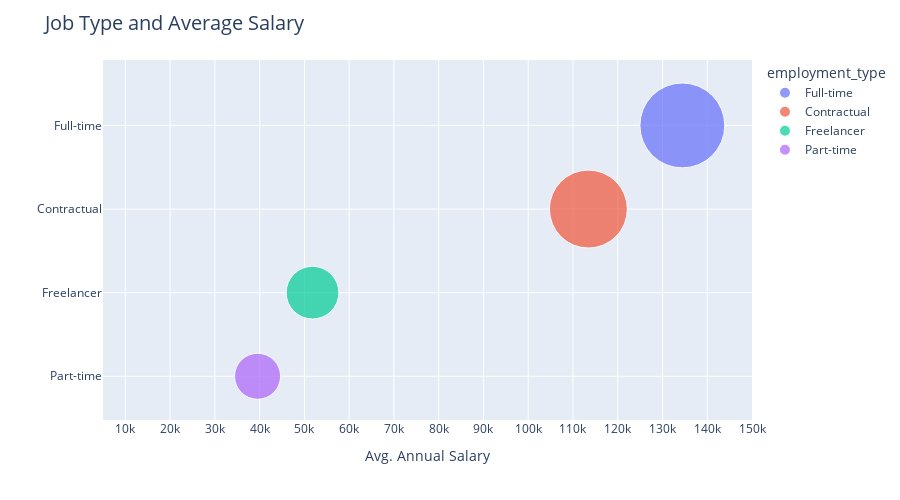

The cell this chart's notebook holds for it:
### Code cell
fig = px.scatter(job_type, x="salary_in_usd", y=None,
                 size="salary_in_usd", color=job_type.index,
                 size_max=60)

fig.update_layout(yaxis=dict(title=''), xaxis=dict(title='\nAvg. Annual Salary'), title={'text':'Job Type and Average Salary', 'font':{'size':20}})
fig.update_xaxes(range=[5000, 150000], dtick=10000)
fig.update_layout(width=900, height=500)

fig.show()

### Figure 1 — Plotly figure (JSON) as saved in the notebook; plotly's stock layout.template omitted (floating-point values rounded to 4 significant figures)
{"data": [{"hovertemplate": "employment_type=%{y}<br>salary_in_usd=%{marker.size}<extra></extra>", "legendgroup": "Full-time", "marker": {"color": "#636efa", "size": [134435], "sizemode": "area", "sizeref": 37.34, "symbol": "circle"}, "mode": "markers", "name": "Full-time", "orientation": "h", "showlegend": true, "type": "scatter", "x": [134435], "xaxis": "x", "y": ["Full-time"], "yaxis": "y"}, {"hovertemplate": "employment_type=%{y}<br>salary_in_usd=%{marker.size}<extra></extra>", "legendgroup": "Contractual", "marker": {"color": "#EF553B", "size": [113447], "sizemode": "area", "sizeref": 37.34, "symbol": "circle"}, "mode": "markers", "name": "Contractual", "orientation": "h", "showlegend": true, "type": "scatter", "x": [113447], "xaxis": "x", "y": ["Contractual"], "yaxis": "y"}, {"hovertemplate": "employment_type=%{y}<br>salary_in_usd=%{marker.size}<extra></extra>", "legendgroup": "Freelancer", "marker": {"color": "#00cc96", "size": [51808], "sizemode": "area", "sizeref": 37.34, "symbol": "circle"}, "mode": "markers", "name": "Freelancer", "orientation": "h", "showlegend": true, "type": "scatter", "x": [51808], "xaxis": "x", "y": ["Freelancer"], "yaxis": "y"}, {"hovertemplate": "employment_type=%{y}<br>salary_in_usd=%{marker.size}<extra></extra>", "legendgroup": "Part-time", "marker": {"color": "#ab63fa", "size": [39534], "sizemode": "area", "sizeref": 37.34, "symbol": "circle"}, "mode": "markers", "name": "Part-time", "orientation": "h", "showlegend": true, "type": "scatter", "x": [39534], "xaxis": "x", "y": ["Part-time"], "yaxis": "y"}], "layout": {"height": 500, "legend": {"itemsizing": "constant", "title": {"text": "employment_type"}, "tracegroupgap": 0}, "margin": {"t": 60}, "title": {"font": {"size": 20}, "text": "Job Type and Average Salary"}, "width": 900, "xaxis": {"anchor": "y", "domain": [0, 1], "dtick": 10000, "range": [5000, 150000], "title": {"text": "\nAvg. Annual Salary"}}, "yaxis": {"anchor": "x", "categoryarray": ["Part-time", "Freelancer", "Contractual", "Full-time"], "categoryorder": "array", "domain": [0, 1], "title": {"text": ""}}}}
